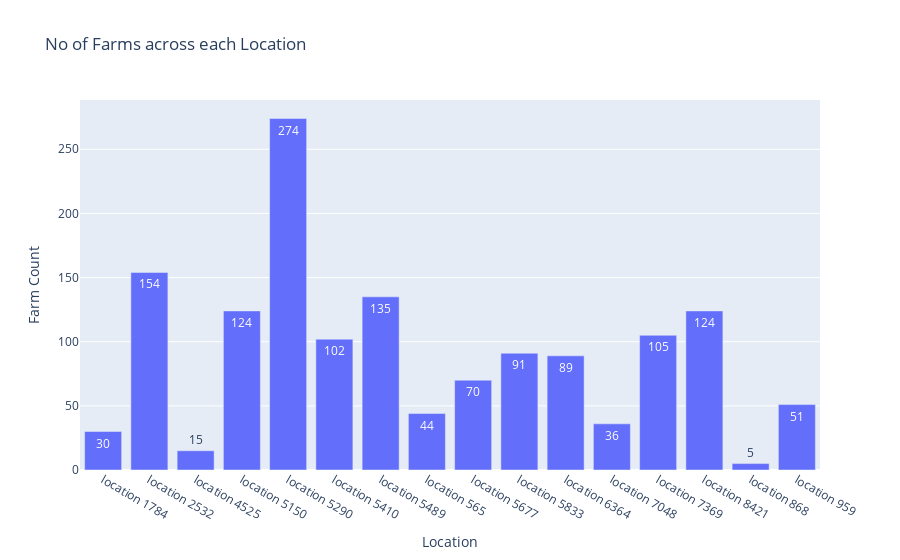

The code cell stored with this chart in its notebook:
### Markdown cell above
<div class="alert alert-warning">
<h4><strong>Analysis of Farm Dataset through plots</strong></h4>
</div>

### Code cell
tmp = farm_data.groupby('deidentified_location')['farm_id'].count().reset_index()

fig = px.bar(tmp, y="farm_id", x="deidentified_location", text='farm_id', title="No of Farms across each Location")

fig.update_yaxes(title='Farm Count')

fig.update_xaxes(title='Location')

fig.show()

### Figure 1 — Plotly figure (JSON) as saved in the notebook; plotly's stock layout.template omitted (floating-point values rounded to 4 significant figures)
{"data": [{"alignmentgroup": "True", "hovertemplate": "deidentified_location=%{x}<br>farm_id=%{text}<extra></extra>", "legendgroup": "", "marker": {"color": "#636efa"}, "name": "", "offsetgroup": "", "orientation": "v", "showlegend": false, "text": [30, 154, 15, 124, 274, 102, 135, 44, 70, 91, 89, 36, 105, 124, 5, 51], "textposition": "auto", "type": "bar", "x": ["location 1784", "location 2532", "location 4525", "location 5150", "location 5290", "location 5410", "location 5489", "location 565", "location 5677", "location 5833", "location 6364", "location 7048", "location 7369", "location 8421", "location 868", "location 959"], "xaxis": "x", "y": [30, 154, 15, 124, 274, 102, 135, 44, 70, 91, 89, 36, 105, 124, 5, 51], "yaxis": "y"}], "layout": {"barmode": "relative", "legend": {"tracegroupgap": 0}, "title": {"text": "No of Farms across each Location"}, "xaxis": {"anchor": "y", "domain": [0, 1], "title": {"text": "Location"}}, "yaxis": {"anchor": "x", "domain": [0, 1], "title": {"text": "Farm Count"}}}}
